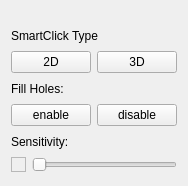
<?xml version="1.0" encoding="UTF-8"?>
<ui version="4.0">
 <class>smartClick_widget</class>
 <widget class="QWidget" name="smartClick_widget">
  <property name="geometry">
   <rect>
    <x>0</x>
    <y>0</y>
    <width>176</width>
    <height>186</height>
   </rect>
  </property>
  <property name="windowTitle">
   <string>Form</string>
  </property>
  <layout class="QVBoxLayout" name="verticalLayout">
   <item>
    <spacer name="smartClick_verticalSpacer">
     <property name="orientation">
      <enum>Qt::Vertical</enum>
     </property>
     <property name="sizeType">
      <enum>QSizePolicy::Fixed</enum>
     </property>
     <property name="sizeHint" stdset="0">
      <size>
       <width>20</width>
       <height>15</height>
      </size>
     </property>
    </spacer>
   </item>
   <item>
    <widget class="QLabel" name="smartClickType_label">
     <property name="maximumSize">
      <size>
       <width>16777215</width>
       <height>15</height>
      </size>
     </property>
     <property name="text">
      <string>SmartClick Type</string>
     </property>
    </widget>
   </item>
   <item>
    <layout class="QHBoxLayout" name="smartClickType_layout">
     <item>
      <widget class="QPushButton" name="smartClickType2D_button">
       <property name="text">
        <string>2D</string>
       </property>
      </widget>
     </item>
     <item>
      <widget class="QPushButton" name="smartClickType3D_button">
       <property name="text">
        <string>3D</string>
       </property>
      </widget>
     </item>
    </layout>
   </item>
   <item>
    <widget class="QLabel" name="smartClickFillHoles_label">
     <property name="maximumSize">
      <size>
       <width>16777215</width>
       <height>15</height>
      </size>
     </property>
     <property name="text">
      <string>Fill Holes:</string>
     </property>
    </widget>
   </item>
   <item>
    <layout class="QHBoxLayout" name="smartClickFillHoles_layout">
     <item>
      <widget class="QPushButton" name="enable_button">
       <property name="text">
        <string>enable</string>
       </property>
      </widget>
     </item>
     <item>
      <widget class="QPushButton" name="disable_button">
       <property name="text">
        <string>disable</string>
       </property>
      </widget>
     </item>
    </layout>
   </item>
   <item>
    <widget class="QLabel" name="sensitivity_label">
     <property name="maximumSize">
      <size>
       <width>16777215</width>
       <height>15</height>
      </size>
     </property>
     <property name="text">
      <string>Sensitivity:</string>
     </property>
    </widget>
   </item>
   <item>
    <layout class="QHBoxLayout" name="smartClickSensitivity_layout">
     <property name="spacing">
      <number>6</number>
     </property>
     <item>
      <widget class="QTextEdit" name="smartClickSensitivity_textEdit">
       <property name="maximumSize">
        <size>
         <width>15</width>
         <height>15</height>
        </size>
       </property>
      </widget>
     </item>
     <item>
      <widget class="QSlider" name="smartClickSensitivity_slider">
       <property name="orientation">
        <enum>Qt::Horizontal</enum>
       </property>
      </widget>
     </item>
    </layout>
   </item>
  </layout>
 </widget>
 <resources/>
 <connections/>
</ui>
